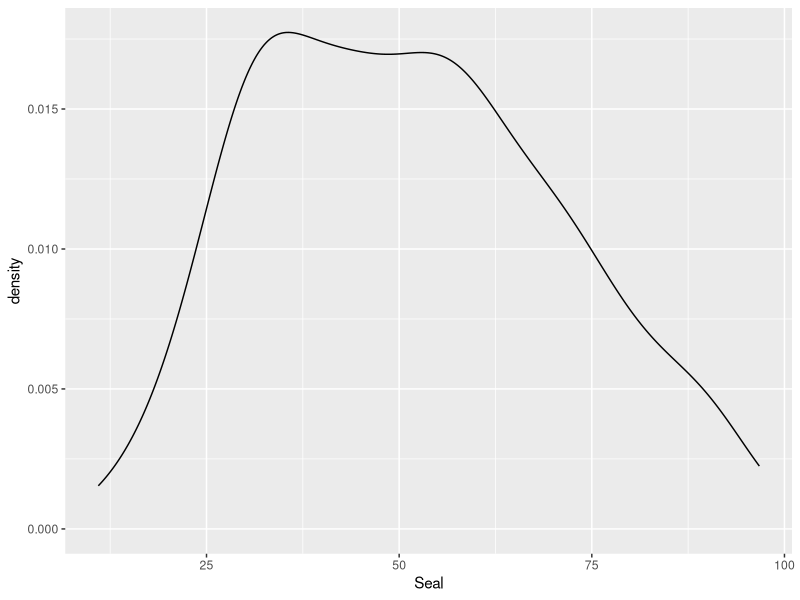
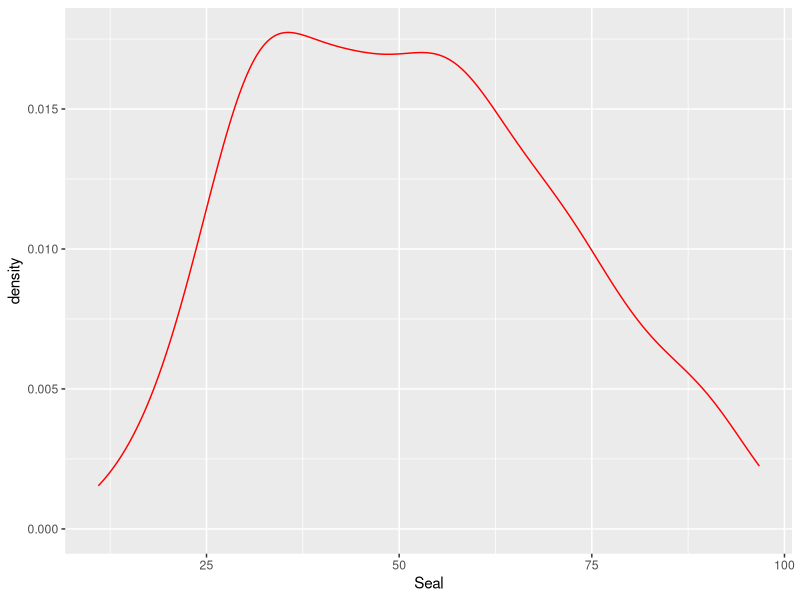
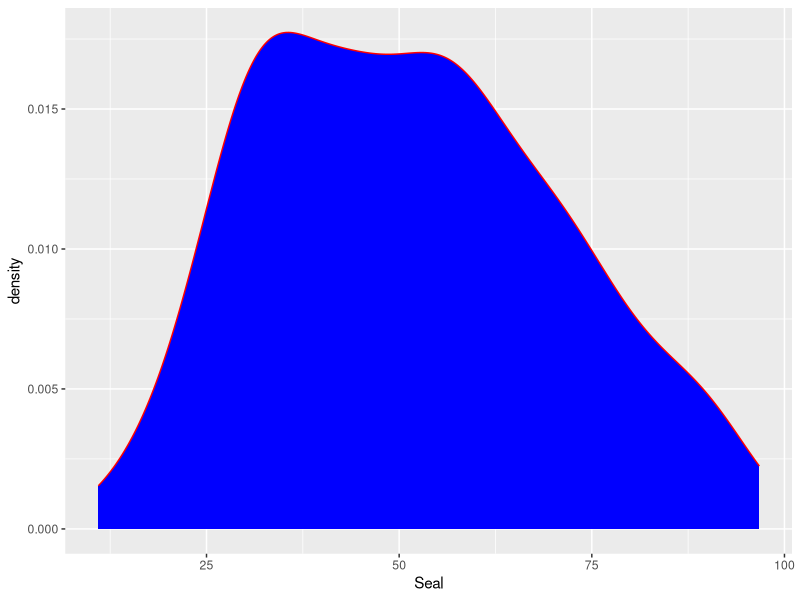
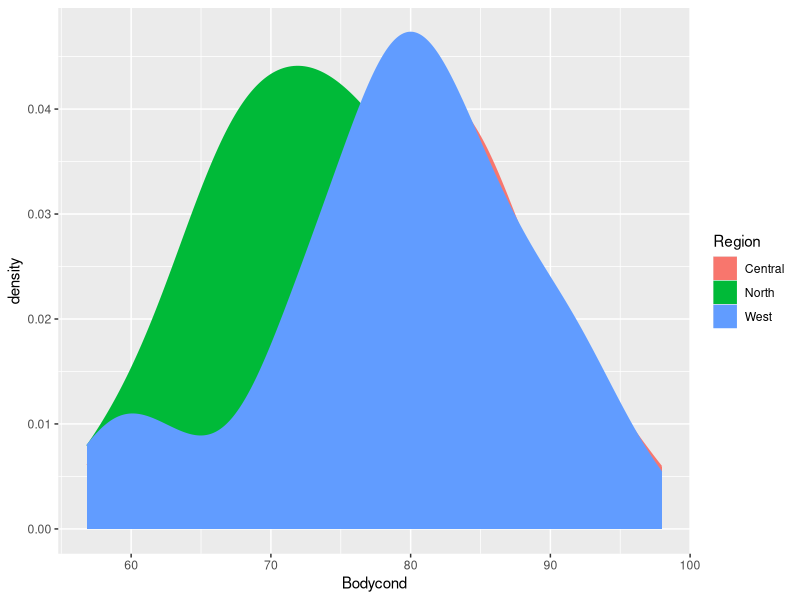
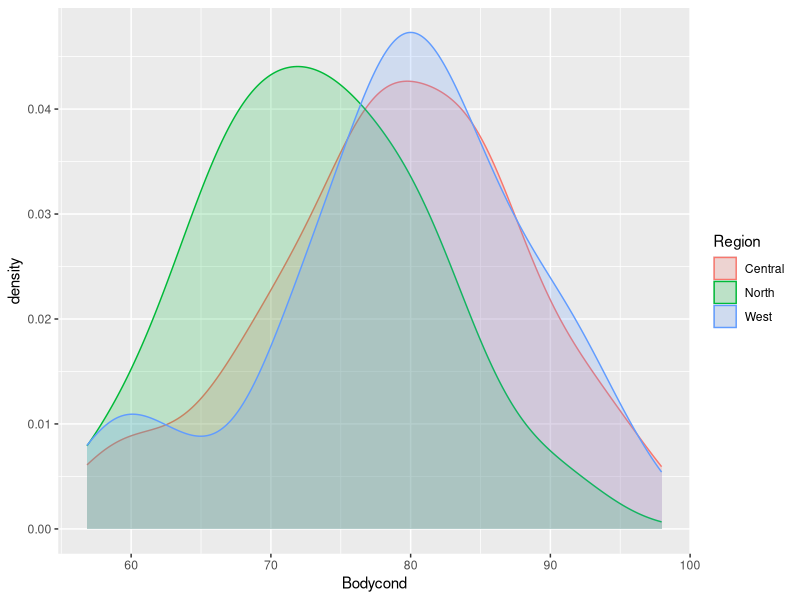
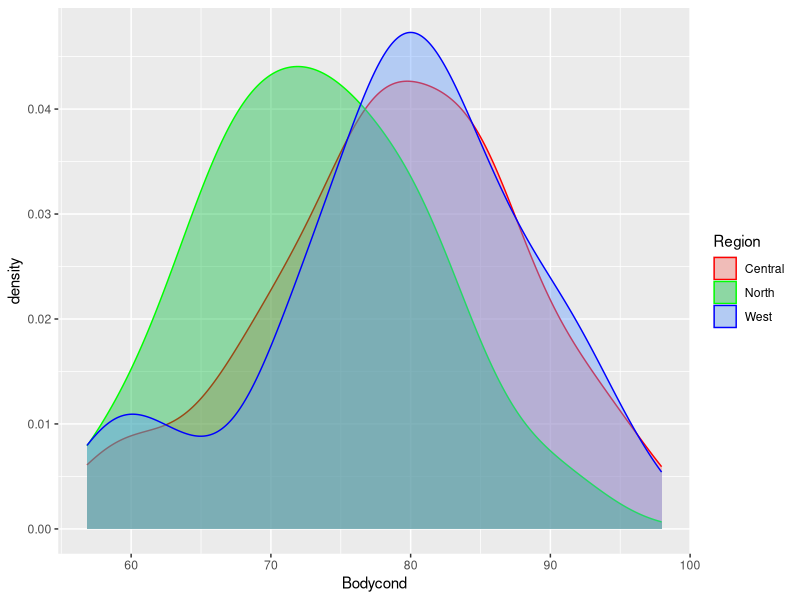
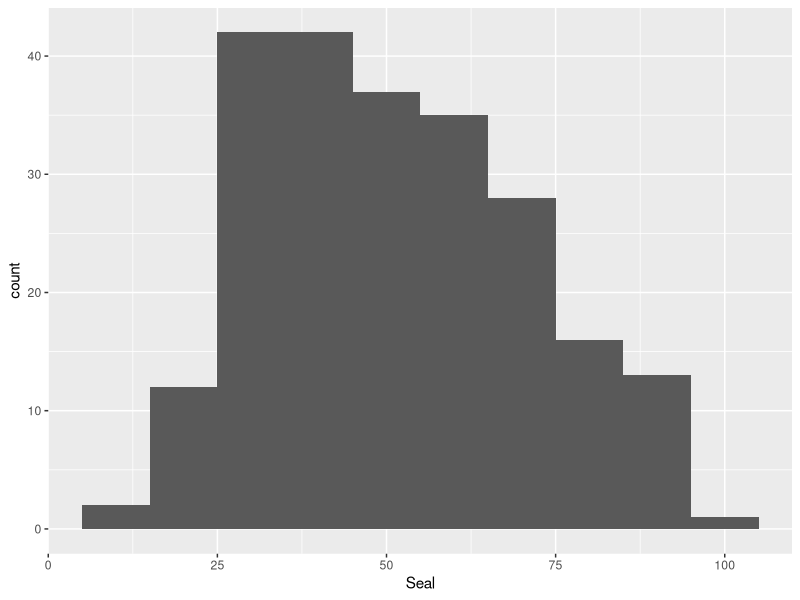
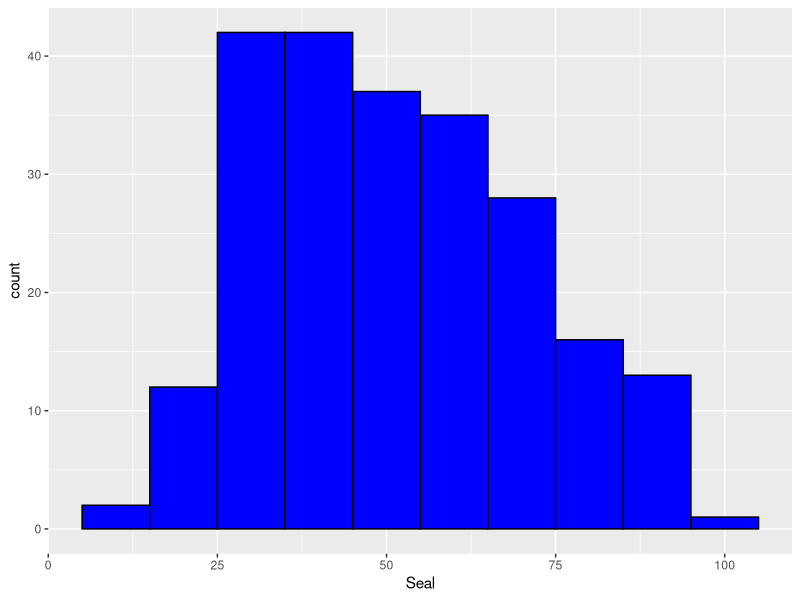

Write R code to recreate these figures, in order. (Note: this script raises an error after producing the figures.)
## ---- chunk 1
knitr::opts_chunk$set(echo = TRUE)
## ---- chunk 2
#load packages
library(ggplot2)
library(dplyr)
library(tidyr)
## ---- chunk 3
data <- read.csv("bears.csv")
head(data, 5)
## ---- chunk 4
#Density plot
ggplot(data, aes(x=Seal))+geom_density()
ggplot(data, aes(x=Seal))+geom_density(color="red")
ggplot(data, aes(x=Seal))+geom_density(fill="blue", color="red")

#Density plot: group by
ggplot(data, aes(x=Bodycond,color=Region, fill=Region)) + geom_density()
ggplot(data, aes(x=Bodycond,color=Region, fill=Region)) + geom_density(alpha=0.2)
ggplot(data, aes(x=Bodycond,color=Region, fill=Region)) + geom_density(alpha=0.4) + scale_color_manual(values=c("red", "green", "blue"))

#Histogram
ggplot(data, aes(x=Seal))+geom_histogram(binwidth=10)
ggplot(data, aes(x=Seal))+geom_histogram(color="black",fill="blue", binwidth=10)
ggplot(data, aes(x=Seal))+geom_histogram(color="black",fill="blue", alpha=0.5, binwidth=10)

#Histogram: group by
ggplot(data, aes(x=Bodycond,color=Region, fill=Region)) + geom_histogram(alpha=0.7, binwidth=5)
ggplot(data, aes(x=Bodycond,color=Region, fill=Region)) + geom_histogram(alpha=0.7, binwidth=5,position=position_dodge())#seperate

#Dotplot
ggplot(data, aes(x=Seal))+geom_dotplot(alpha=0.4, binwidth=2.5, fill="red")

#Dotplot: group by
ggplot(data, aes(x=Bodycond,color=Region, fill=Region)) + geom_dotplot(alpha=0.7)
## ---- chunk 5
#Scatter plot
ggplot(data, aes(x=Seal, y=Bodycond))+geom_point()
ggplot(data, aes(Seal~Bodycond))+geom_point()
ggplot(data, aes(Seal,Bodycond))+geom_point()

ggplot(data, aes(x=Seal, y=Bodycond, color=Sex))+geom_point()

ggplot(data, aes(x=Seal, y=Bodycond, color=Sex))+geom_point()+scale_color_manual(values=c("black", "red"))

#Add smooth line
ggplot(data, aes(x=Seal, y=Bodycond))+geom_smooth()

#Add a lm line
ggplot(data, aes(x=Seal, y=Bodycond))+geom_smooth(method=lm)
ggplot(data, aes(x=Seal, y=Bodycond))+geom_smooth(method=lm, level=0.5) #level=alpha
ggplot(data, aes(x=Seal, y=Bodycond))+geom_smooth(method=lm, se=FALSE)

#layer!
ggplot(data, aes(x=Seal, y=Bodycond, color=Sex))+geom_point()+scale_color_manual(values=c("black", "red"))+geom_smooth(method=lm, se=FALSE)

#Line plot
ggplot(data, aes(x=Seal, y=Bodycond))+geom_line()
ggplot(data, aes(x=Seal, y=Bodycond, color=Sex))+geom_line()

## ---- chunk 6
#Boxplot
ggplot(data, aes(x=Region, y=Seal))+geom_boxplot(alpha=0.5)

#Boxplot: group by
ggplot(data, aes(x=Region, y=Seal))+geom_boxplot(alpha=0.5, aes(fill = Sex, color=Sex))

#Barplot
ggplot(data=data, aes(x=Region, y=Seal)) + geom_bar(stat="identity")

ggplot(data=data, aes(x=Region, y=Seal)) + geom_bar(aes(fill=Sex), stat="identity")

ggplot(data=data, aes(x=Region, y=Seal)) + geom_bar(aes(fill=Sex), stat="identity", position=position_dodge())

#Violin plot
ggplot(data, aes(x=Region, y=Seal)) + geom_violin(fill="black", alpha=0.4)
## ---- chunk 7
ggplot(data, aes(x=Seal, y=Bodycond))+geom_point()+theme_grey()

ggplot(data, aes(x=Seal, y=Bodycond))+geom_point()+theme_classic()

ggplot(data, aes(x=Seal, y=Bodycond))+geom_point()+theme_bw()

ggplot(data, aes(x=Seal, y=Bodycond))+geom_point()+theme_minimal()

#Theme modifications
ggplot(data, aes(x=Seal, y=Bodycond))+geom_point()+theme_grey()+ theme(axis.text.x = element_text(size=20))

ggplot(data, aes(x=Seal, y=Bodycond))+geom_point()+theme_grey()+ theme(panel.grid.major = element_line(color= "black"))

ggplot(data, aes(x=Seal, y=Bodycond))+geom_point()+theme_grey()+theme_grey()+  theme(plot.background = element_rect(fill="green"))
## ---- chunk 8
#add titles
ggplot(data, aes(x=Seal, y=Bodycond))+geom_point()+labs(x = "x axis title", y = "y axis title", title="a nice title", subtitle="subtitle")

#split up text
ggplot(data, aes(x=Seal, y=Bodycond))+geom_point()+labs(x = "x axis title", y = "y axis title", title="a nice\ntitle")

ggplot(data, aes(x=Seal, y=Bodycond))+geom_point()+labs(x = "x axis title", y = "y axis title", title="a nice\ntitle")+theme(plot.title = element_text(hjust = 0.5))
## ---- chunk 9
ggplot(data, aes(x=Seal, y=Bodycond, color=Sex))+geom_point()+ scale_color_manual(values=c("black","blue"), name = "New title", breaks = c("M","F"), labels = c("Males","Females"))

ggplot(data, aes(x=Seal, y=Bodycond, color=Sex))+geom_point()+ scale_color_manual(values=c("black","blue"), name = "New title", breaks = c("M","F"), labels = c("Males","Females")) +theme(legend.position="bottom")
## ---- chunk 10
#basic point colors
ggplot(data, aes(x=Seal, y=Bodycond))+geom_point(color="blue")

#qualitative
ggplot(data=data, aes(x=Region, y=Seal)) + geom_bar(aes(fill=Ageclass), stat="identity", position=position_dodge())

ggplot(data=data, aes(x=Region, y=Seal)) + geom_bar(aes(fill=Ageclass), stat="identity", position=position_dodge())+ scale_fill_brewer(palette = "Accent")

#sequential
ggplot(data, aes(x=Seal, y=Bodycond))+geom_point()
ggplot(data, aes(x=Seal, y=Bodycond))+geom_point(aes(color=Year))+scale_fill_brewer(palette = "gradient")
## ---- chunk 11
#shape by factor variable
ggplot(data, aes(x=Seal, y=Bodycond, color=Sex))+geom_point(aes(shape=Sex)) +scale_color_manual(values=c("black", "blue"))

#manual shape selection
ggplot(data, aes(x=Seal, y=Bodycond, color=Sex))+geom_point(aes(shape=Sex)) +scale_color_manual(values=c("black", "blue"))+scale_shape_manual(values=c(3,4))

#size by continuous variable
ggplot(data, aes(x=Seal, y=Bodycond, color=Sex))+geom_point(aes(size=Walrus)) +scale_color_manual(values=c("blue", "red"))

#see shapes
shapes <- data.frame(
  shape = c(0:19, 22, 21, 24, 23, 20),
  x = 0:24 %/% 5,
  y = -(0:24 %% 5)
)
ggplot(shapes, aes(x, y)) + 
  geom_point(aes(shape = shape), size = 5, fill = "red") +
  geom_text(aes(label = shape), hjust = 0, nudge_x = 0.15) +
  scale_shape_identity() +
  expand_limits(x = 4.1) +
  scale_x_continuous(NULL, breaks = NULL) + 
  scale_y_continuous(NULL, breaks = NULL)
## ---- chunk 12
#gather so we can facet
datag <- data %>% gather(Prey, Proportion, Seal:Walrus)

#facet vertical
ggplot(data=datag, aes(x=Prey, y=Proportion, fill=Sex)) + geom_bar(stat="identity", position=position_dodge(0.9))+facet_grid(~Ageclass)

#facet horizontal
ggplot(data=datag, aes(x=Prey, y=Proportion, fill=Sex)) + geom_bar(stat="identity", position=position_dodge(0.9))+facet_grid(Region~.)

ggplot(data=datag, aes(x=Prey, y=Proportion, fill=Sex)) + geom_bar(stat="identity", position=position_dodge(0.9))+facet_wrap(Region)

#facet vertical and horizontal
ggplot(data=datag, aes(x=Prey, y=Proportion, fill=Sex)) + geom_bar(stat="identity", position=position_dodge(0.9))+facet_grid(Region~Ageclass)
## ---- chunk 13
centroids <- aggregate(cbind(Bodycond,Seal)~Sex,data,mean)
f         <- function(z)sd(z)/sqrt(length(z)) # function to calculate std.err
se        <- aggregate(cbind(se.x=Bodycond,se.y=Seal)~Sex,data,sd)
centroids <- merge(centroids,se, by="Sex")    # add std.err column to centroids
ggplot(data, aes(Bodycond,Seal,color=Sex))+
  geom_point(size=1)+
  geom_point(data=centroids, aes(Bodycond,Seal,color=Sex),size=4)+
  geom_errorbar(data=centroids,aes(ymin=Seal-se.y,ymax=Seal+se.y),width=1)+
  geom_errorbarh(data=centroids,aes(xmin=Bodycond-se.x,xmax=Bodycond+se.x),height=2)+scale_color_manual(values=c("black", "blue"))
## ---- chunk 14
#take mean value
myData <- aggregate(datag$Proportion,by = list(Prey = datag$Prey, Year = datag$Year, Sex = datag$Sex, Region = datag$Region),FUN = function(x) c(mean = mean(x), sd = sd(x),n = length(x)))
myData1 <- do.call(data.frame, myData)
myData1$se <- myData1$x.sd / sqrt(myData1$x.n)
colnames(myData1) <- c("Prey", "Year","Sex", "Region","mean", "sd", "n", "se")
myData1$names <- c(paste(myData1$Prey, "Prey /", myData1$Year, "Year"))
dodge <- position_dodge(width = 0.9)
limits <- aes(ymax = myData1$mean + myData1$se,ymin = myData1$mean - myData1$se)

##For lipid
myDatab <- aggregate(datag$Bodycond,by = list(Year = datag$Year, Sex = datag$Sex, Region = datag$Region, Prey = datag$Prey),FUN = function(x) c(mean = mean(x), sd = sd(x),n = length(x)))
myDatabc <- do.call(data.frame, myDatab)
myDatabc$se <- myDatabc$x.sd / sqrt(myDatabc$x.n)
colnames(myDatabc) <- c("Year","Sex", "Region","Prey","mean", "sd", "n", "se")
myDatabc$names <- c(paste(myDatabc$Preyspecies, "Prey /", myDatabc$Year, "Year"))
dodge <- position_dodge(width = 0.9)
limits <- aes(ymax = myDatabc$mean + myDatabc$se,ymin = myDatabc$mean - myDatabc$se)

####This is a plot with colors of all prey on one graph
p<- ggplot(myData1, aes(x=Year, y=mean, group=Prey, color=Prey, shape = Prey)) +
  geom_line()+
  geom_point(size=2) +
  geom_errorbar(aes(ymin=mean-se, ymax=mean + se),width = .25, na.rm = TRUE) +
  labs(x="Year", y = "Estimated contribution to polar bear diet (%)")+theme(panel.background = element_rect(fill = 'grey98', colour = 'black'), plot.title = element_text(hjust = 'center')) + theme_bw() + scale_x_continuous(breaks = pretty(myDatabc$Year, n = 5)) +facet_grid(Sex~Region, scales="free_x")+geom_line(data=myDatabc,aes(color="Bodycond", group="Prey", alpha=0.5), size=1)+geom_point(data=myDatabc, aes(color="Bodycond", shape="Bodycond"))+geom_errorbar(data = myDatabc, aes(ymin=mean-se, ymax=mean + se),width = .25, na.rm = TRUE, color="black")+scale_color_manual(values=c("lightskyblue","black","violetred3","turquoise4"))+scale_shape_manual(values=c(15:18,4))+scale_y_continuous("Estimated contribution to polar bear diet (%)", sec.axis = sec_axis(~ .* 1.00, name = "Body condition"))+theme(plot.title = element_text(hjust = 0.5))+theme_grey()
p
